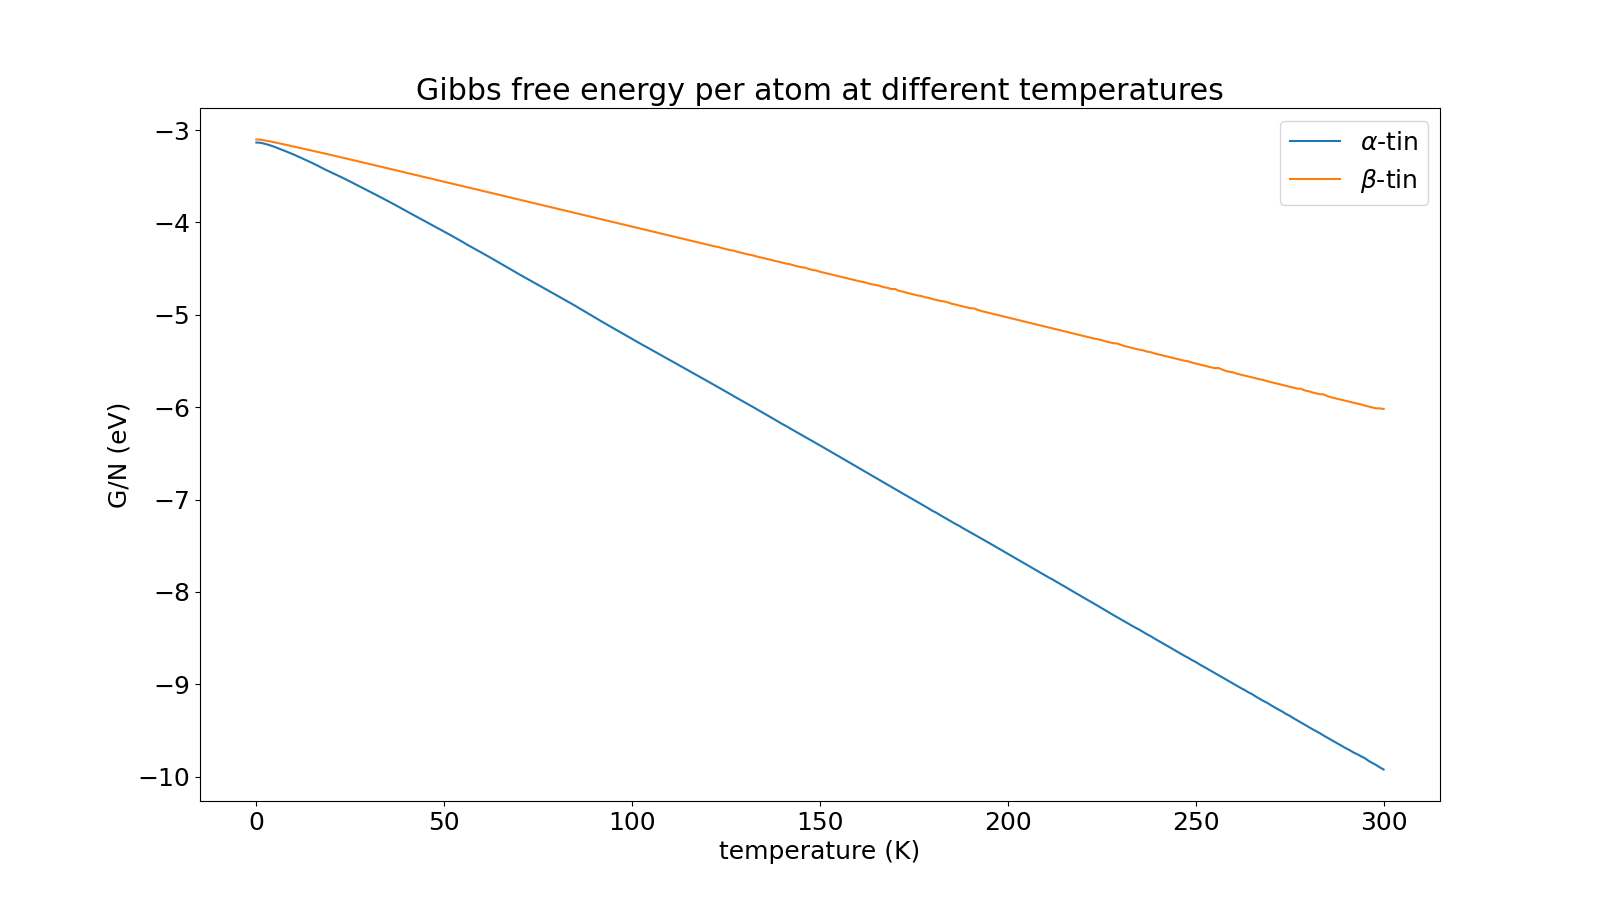

The script that saved this image:
import matplotlib.pyplot as plt
import numpy as np
import pandas as pd

natom_alpha = 5**3 * 8
natom_beta = 6**3 * 4

maxT = 300

S_alpha_pd = pd.read_csv("alpha/S_vs_T.csv")
S_beta_pd = pd.read_csv("beta/S_vs_T.csv")
S_alpha = np.array(S_alpha_pd["S"])
S_beta = np.array(S_beta_pd["S"])

U_alpha_pd = pd.read_csv("alpha/energy_vs_T.csv")
U_beta_pd = pd.read_csv("beta/energy_vs_T.csv")
U_alpha = np.insert(np.array(U_alpha_pd["energy"]), 0, -3.135)
U_beta = np.insert(np.array(U_beta_pd["energy"]), 0, -3.102)

V_alpha_pd = pd.read_csv("alpha/volume_vs_T.csv")
V_beta_pd = pd.read_csv("beta/volume_vs_T.csv")
V_alpha = np.insert(np.array(V_alpha_pd["volume"]), 0, (6.581*5)**3)
V_beta = np.insert(np.array(V_beta_pd["volume"]), 0, (5.873*6)**2 * (3.190*6))
# volume per particle
V_alpha /= natom_alpha
V_beta /= natom_beta

def G(S, U, V, T):
    return U - T * S + V * 6.242e-6

G_alpha_list, G_beta_list = [], []
for T in range(maxT+1):
    G_alpha_list.append(G(S_alpha[T], U_alpha[T], V_alpha[T], T))
    G_beta_list.append(G(S_beta[T], U_beta[T], V_beta[T], T))


def plot():
    plt.rcParams.update({'font.size': 18})
    fig = plt.figure(figsize = (16, 9))
    ax = fig.gca()
    ax.set_title(rf"Gibbs free energy per atom at different temperatures")
    ax.set_xlabel("temperature (K)")
    ax.set_ylabel(r"G/N (eV)")
    ax.plot(range(maxT+1), G_alpha_list, label=r'$\alpha$-tin')
    ax.plot(range(maxT+1), G_beta_list, label=r'$\beta$-tin')
    ax.legend()
    ax.ticklabel_format(useOffset=False, style='plain')
    fig.savefig(f"G_vs_T.png")


def output():
    G_pd = []
    for T in range(maxT+1):
        G_pd.append({"temperature": T, "G alpha": G_alpha_list[T], "G beta": G_beta_list[T]})
        df = pd.DataFrame(G_pd)
        df.to_csv(f"G_vs_T.csv", index=False)

plot()
output()

